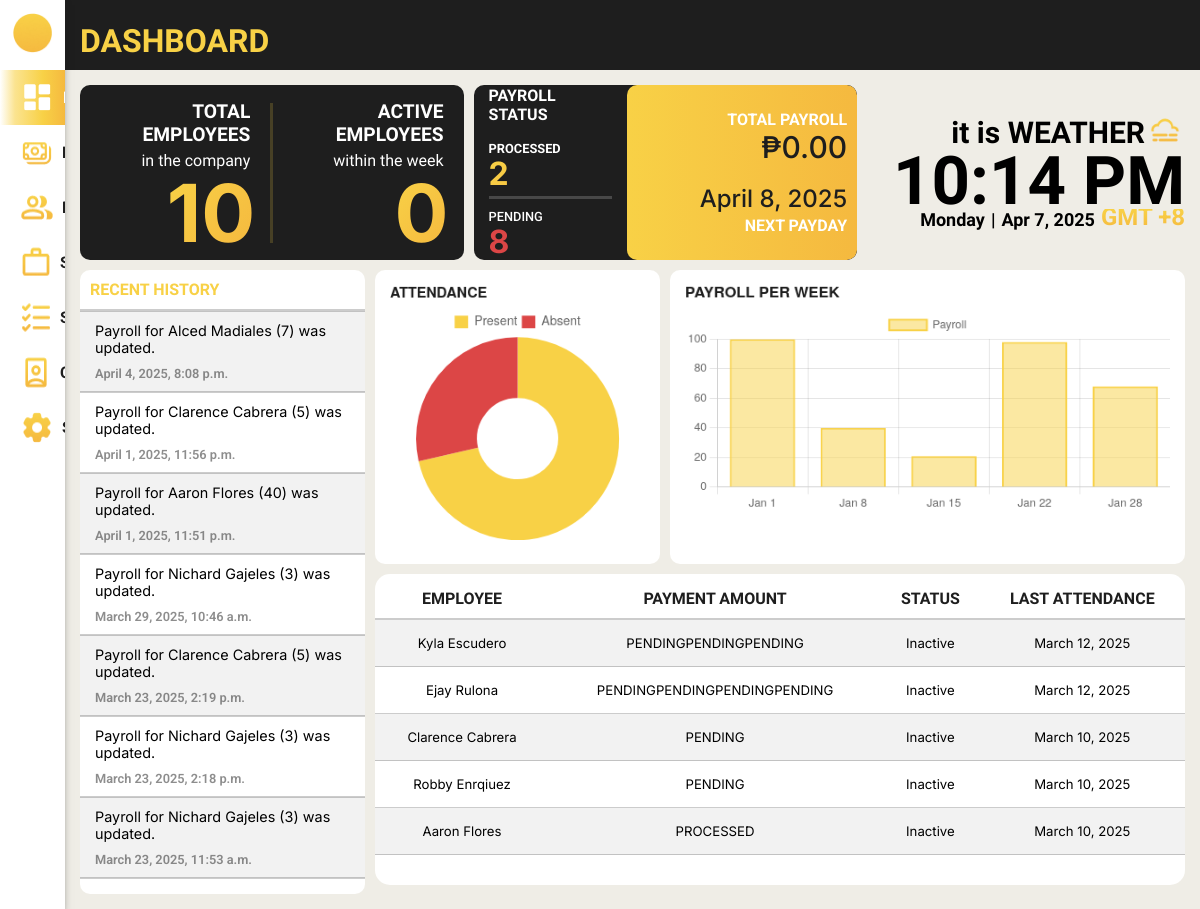
/payroll_system/dashboard/ (signed in), run on an earlier commit of the app's database.
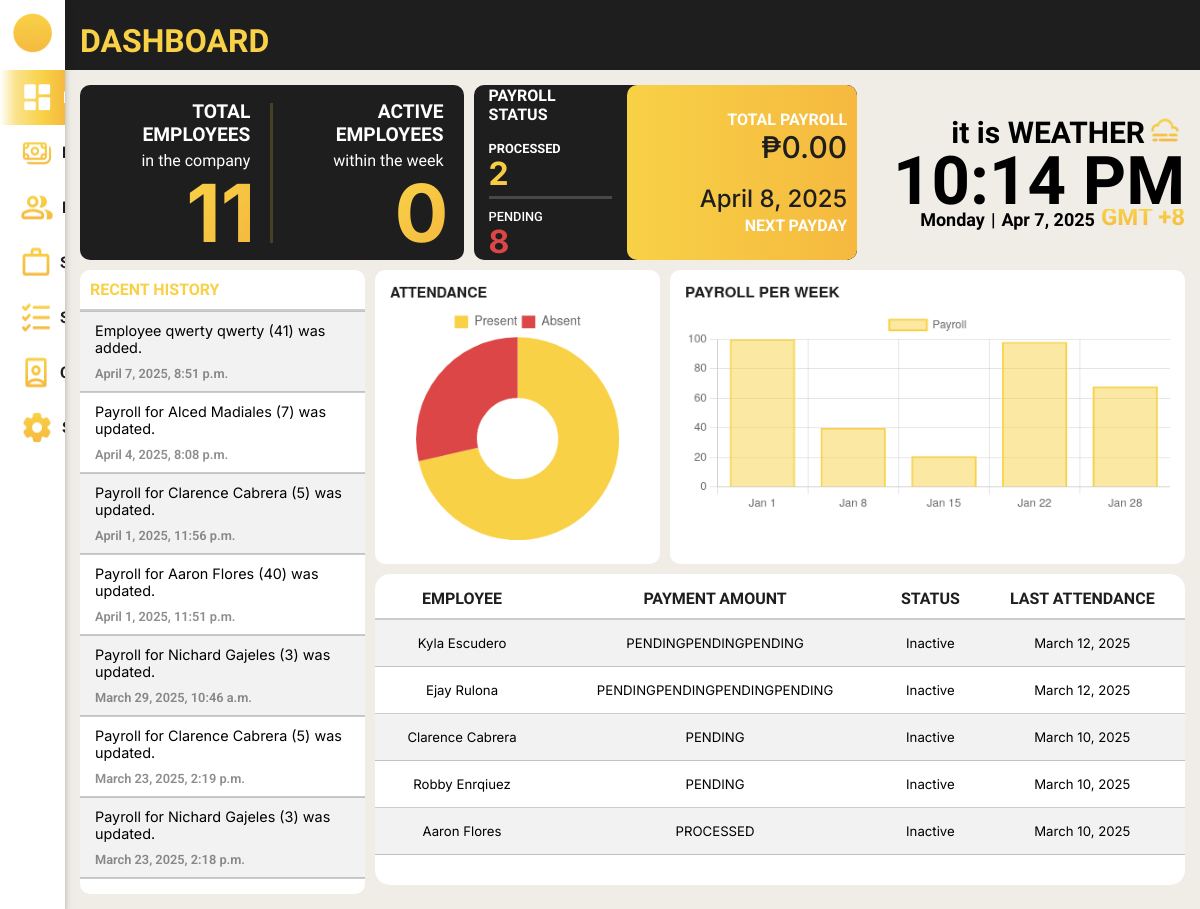
And on a later commit of the database.
### payroll_system/models.py (models this page shows, shortened)
class History(models.Model):
    history_id = models.AutoField(primary_key=True)
    description = models.CharField(max_length=255, null=False)
    date_time = models.DateTimeField(default=timezone.now, null=False)

class Employee(models.Model):
    class Gender(models.TextChoices):
        MALE = 'Male', _('Male')
        FEMALE = 'Female', _('Female')
        OTHERS = 'Others', _('Others')
    class HighestEducation(models.TextChoices):
        GRADESCHOOL = 'Grade School', _('Grade School')
        HIGHSCHOOL = 'High School', _('High School')
        BACHELORS_DEGREE = 'Bachelor\'s Degree', _('Bachelor\'s Degree')
        VOCATIONAL_EDUCATION = 'Vocational Education', _('Vocational Education')
        MASTERS_DEGREE = 'Master\'s Degree', _('Master\'s Degree')
    class EmployeeStatus(models.TextChoices):
        FULLTIME = 'Full Time', _('Full Time')
        PARTTIME = 'Part Time', _('Part Time')
    class ActiveStatus(models.TextChoices):
        ACTIVE = 'Active', _('Active')
        INACTIVE = 'Inactive', _('Inactive')
    employee_id = models.AutoField(primary_key=True)
    first_name = models.CharField(max_length=100, null=False)
    middle_name = models.CharField(max_length=100, null=True, blank=True)
    last_name = models.CharField(max_length=100, null=False)
    gender = models.CharField(max_length=6, choices=Gender.choices, null=False)
    date_of_birth = models.DateField(null=True)
    contact_number = models.CharField(max_length=15, null=True)
    emergency_contact = models.CharField(max_length=15, null=True)
    region = models.CharField(max_length=255, null=False, default='')
    province = models.CharField(max_length=255, null=False, default='')
    municipality = models.CharField(max_length=255, null=False, default='')
    barangay = models.CharField(max_length=255, null=False, default='')
    highest_education = models.CharField(max_length=20, choices=HighestEducation.choices, null=True)
    work_experience = models.CharField(max_length=2083, null=True, blank=True)
    date_of_employment = models.DateField(default=timezone.now)
    days_worked = models.IntegerField(default=0, null=False)
    employee_status = models.CharField(max_length=9, choices=EmployeeStatus.choices, null=True)
    active_status = models.CharField(max_length=8, choices=ActiveStatus.choices, default=ActiveStatus.ACTIVE)
    absences = models.IntegerField(default=0, null=False)
    employee_image = models.ImageField(null=True, blank=True, upload_to='images/')

### payroll_system/views.py (the view)
# urls.py: path('dashboard/', views.dashboard, name='dashboard'),
@login_required
def dashboard(request):
    latest_attendance_subquery = (
        Attendance.objects
        .filter(employee_id_fk=OuterRef('pk'))
        .order_by('-date')
        .values('date')[:1]
    )
    latest_payroll_subquery = (
        Payroll.objects
        .filter(employee_id_fk=OuterRef('pk'))
        .order_by('-payment_date')
        .values('rate')[:1]
    )
    total_employees = Employee.objects.count()
    today = now().date()
    start_of_week = today - timedelta(days=today.weekday())  # Get Monday of current week
    end_of_week = start_of_week + timedelta(days=6)  # Get Sunday of current week
    active_employees_per_day = (
        Attendance.objects.filter(date__range=[start_of_week, end_of_week])
        .values('date')
        .annotate(active_count=Count('employee_id_fk', distinct=True))
    )
    total_active_counts = sum(day['active_count'] for day in active_employees_per_day)
    days_counted = len(active_employees_per_day) or 1  # Avoid division by zero
    avg_active_employees = total_active_counts / days_counted
    latest_payroll_subquery = (
    Payroll.objects.filter(employee_id_fk=OuterRef('pk'))
    .order_by('-payment_date')
    .values('payroll_status')[:1]
    )
    employees_with_latest_payroll = Employee.objects.annotate(
    latest_payroll_status=Subquery(latest_payroll_subquery)
    )
    processed_payroll_count = employees_with_latest_payroll.filter(latest_payroll_status='PROCESSED').count()
    pending_payroll_count = employees_with_latest_payroll.filter(latest_payroll_status='PENDING').count()
    total_payroll = Payroll.objects.filter(payroll_status='PROCESSED').aggregate(Sum('salary'))['salary__sum']
    if total_payroll is None:
        total_payroll = "No total payroll yet"
    today = now().date()
    next_payday = Payroll.objects.filter(payment_date__gt=today).aggregate(Min('payment_date'))['payment_date__min']
    recent_employees = (
        Employee.objects
        .annotate(
            latest_attendance_date=Subquery(latest_attendance_subquery),
            latest_payroll=Subquery(latest_payroll_subquery)
        )
        .order_by('-latest_attendance_date', 'last_name')[:5] # Order by most recent attendance date
    )
    histories = History.objects.order_by('-date_time')[:7]
    for employee in recent_employees:
        employee.total_payment = (employee.latest_payroll or 0) * employee.attendances.count()
    context = {
        'histories': histories,
        'employees': recent_employees,
        'total_employees': total_employees,
        'avg_active_employees': round(avg_active_employees),
        'processed_payroll_count': processed_payroll_count,
        'pending_payroll_count': pending_payroll_count,
        'total_payroll': total_payroll,
        'next_payday': next_payday,
    }
    return render(request, 'payroll_system/dashboard.html', context)

### payroll_system/templates/payroll_system/dashboard.html (shortened to what the changed rows need)
{% load static %}
<!DOCTYPE html>
<html lang="en">
<head>
    <link rel="stylesheet" href="{% static 'css/template.css' %}">
    <link rel="stylesheet" href="{% static 'css/dashboard.css' %}">
</head>
<body>
    <div class="body">
        <header>
            <h1>DASHBOARD</h1>
        </header>
        <div class="system_content">
            <div class="container">
                <div class="total_emp">
                    <div class="emp_statistics">
                        <div class="content">
                            <div class="title">
                                <h2>TOTAL EMPLOYEES</h2>
                                <p>in the company</p>
                            </div>
                            <p class="stats">{{ total_employees }}</p>
                        </div>
                        <div class="content">
                            <div class="title">
                                <h2>ACTIVE EMPLOYEES</h2>
                            </div>
                        </div>
                    </div>
                </div>
                <div class="payroll_stats">
                    <div class="content1">
                        <h1 class="payroll_status">PAYROLL STATUS</h1>
                        <div class="processed">
                            <h2>PROCESSED</h2>
                        </div>
                        <div class="pending">
                            <h2>PENDING</h2>
                        </div>
                    </div>
                    <div class="content2">
                        <div class="total_payroll">
                            <h1>{% if total_payroll == "No total payroll yet" %} No total payroll yet {% else %} ₱{{ total_payroll|floatformat:2 }} {% endif %}</h1>
                        </div>
                        <div class="next_payday">
                            <h1>{{ next_payday|default:"N/A" }}</h1>
                        </div>
                    </div>
                </div>
                <div class="time">
                    <div class="top_content">
                        <div class="number_time"><h1 id="philippines-time"></h1></div>
                    </div>
                    <div class="bottom_content">
                        <h1>GMT +8</h1>
                    </div>
                </div>
                <div class="table">
                    <table class="table-1">
                        <th style="font-weight: bold;">RECENT HISTORY</th>
                        {% for history in histories %}
                        <tr>
                            <td>
                                <p class="history">{{ history.description }}</p>
                                <p class="history_time">{{ history.date_time }}</p>
                            </td>
                        </tr>
                        {% empty %}
                        <tr>
                            <td>
                                <p>No logs found.</p>
                            </td>
                        </tr>
                        {% endfor %}
                    </table>
                </div>
                <script>
                    const donutChart = document.getElementById('donut');
                    const donutLabels = ["Present", "Absent"];
                    const donutData = [100, 40];
                    const donutColor = ["#F8D146","#DC4646"];
                    const attendance = new Chart(donutChart, {
                        type: "doughnut",
                        data: {
                            labels: donutLabels,
                            datasets: [{
                                backgroundColor: donutColor,
                                data: donutData,
                                borderWidth: 0
                            }],
                        },
                        options: {
                            responsive: true,
                            cutout: "40%",
                            layout: {
                                padding: 0
                            },
                            plugins: {
                                legend: {
                                    labels: {
                                        boxWidth: 15,
                                        padding: 5,
                                        font: {
                                            size: 14
                                        }
                                    }
                                },
                                title: {
                                    display: true,
                                    text: "ATTENDANCE",
                                    color: "#1E1E1E",
                                    align: 'start',
                                    padding: {
                                        top: 0,
                                        bottom: 10
                                    },
                                    font: {
                                        size: 16
                                    }
                                }
                            }
                        }
                    });
                </script>
                <script>
                    const barChart = document.getElementById('bar');
                    const barLabels = ["Jan 1", "Jan 8", "Jan 15", "Jan 22", "Jan 28"];
                    const barData = [100, 40, 21, 98, 68];
                    const barColor = ["#F8D14680"];
                    const payroll_chart = new Chart(barChart, {
                        type: "bar",
                        data: {
                            labels: barLabels,
                            datasets: [{
                                label: "Payroll",
                                backgroundColor: barColor,
                                borderColor: ["#F8D146"],
                                data: barData,
                                borderWidth: 2
                            }],
                        },
                        options: {
                            responsive: true,
                            layout: {
                                padding: 0
                            },
                            plugins: {
                                title: {
                                    display: true,
                                    text: "PAYROLL PER WEEK",
                                    color: "#1E1E1E",
                                    align: 'start',
                                    padding: {
                                        top: 0,
                                        bottom: 10
                                    },
                                    font: {
                                        size: 16
                                    }
                                }
                            }
                        }
                    });
                </script>
                <div class="table2">
                    <table class="table-2">
                        <th style="color: #1E1E1E;">EMPLOYEE</th>
                        <th style="color: #1E1E1E;">PAYMENT AMOUNT</th>
                        <th style="color: #1E1E1E;">STATUS</th>
                        <th style="color: #1E1E1E;">LAST ATTENDANCE</th>
                        {% for employee in employees %}
                        <tr>
                            <td>{{ employee.first_name }} {{ employee.last_name }}</td>
                            <td>{{ employee.total_payment }}</td>
                            <td>
                                {% if employee.active_status == "Active" %}
                                    Active
                                {% else %}
                                    Inactive
                                {% endif %}
                            </td>
                            <td>
                                {% if employee.latest_attendance_date %}
                                        {{ employee.latest_attendance_date }}
                                {% else %}
                                    No Attendance Data
                                {% endif %}
                            </td>
                        </tr>
                        {% empty %}
                        <tr>
                            <td colspan="4">No employees found.</td>
                        </tr>
                        {% endfor %}
                    </table>
                </div>
            </div>
        </div>
    </div>
</body>
</html>

What changed in the data, as far as the page shows it:
no longer on this page (row unchanged): History: description "Payroll for Nichard Gajeles (3) was updated.", date_time "March 23, 2025, 11:53 a.m."
added History: description "Employee qwerty qwerty (41) was added.", date_time "April 7, 2025, 8:51 p.m."
Also different on the page:
{{ total_employees }}: "10" → "11"
